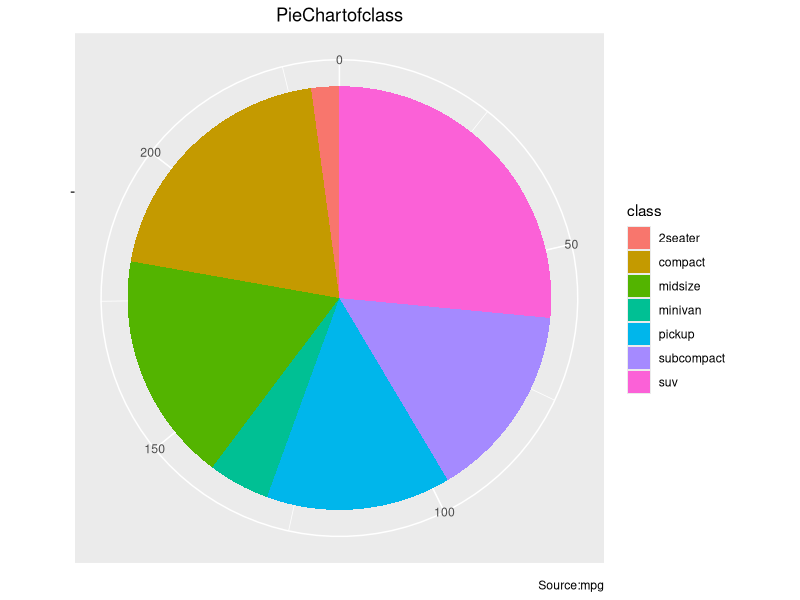
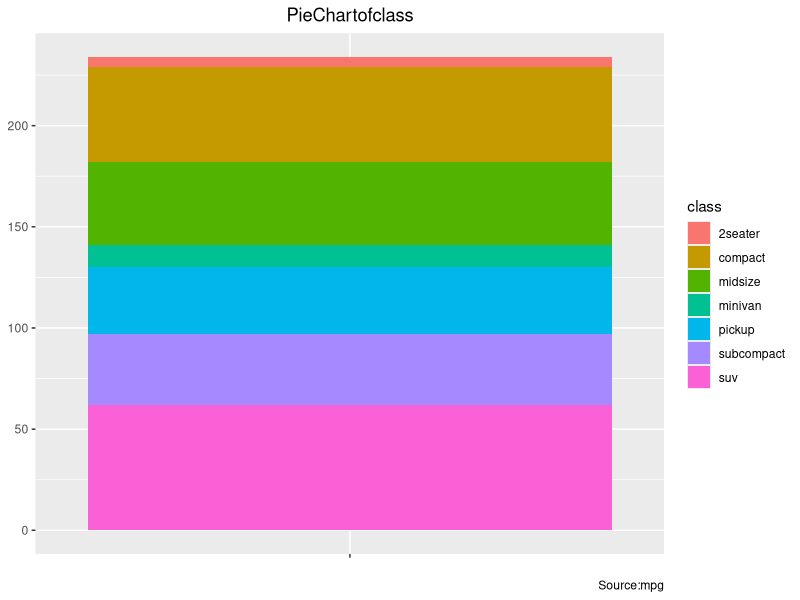
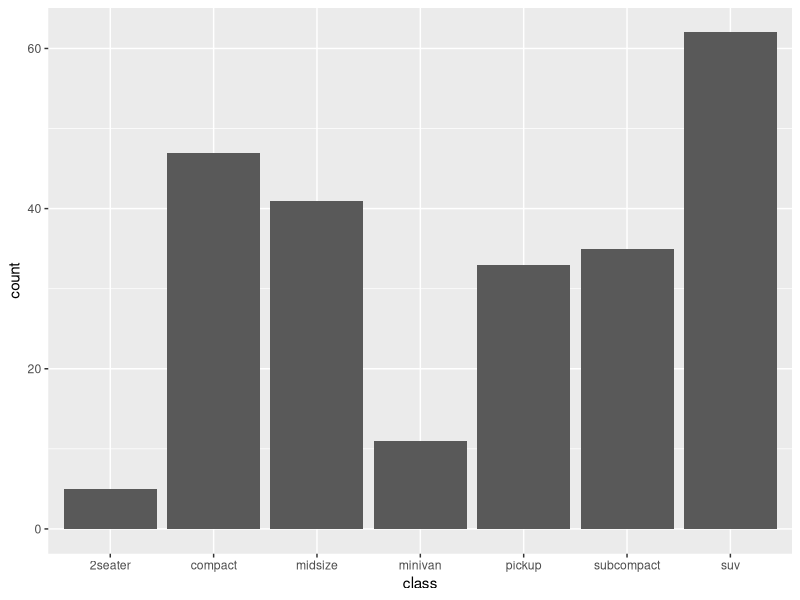
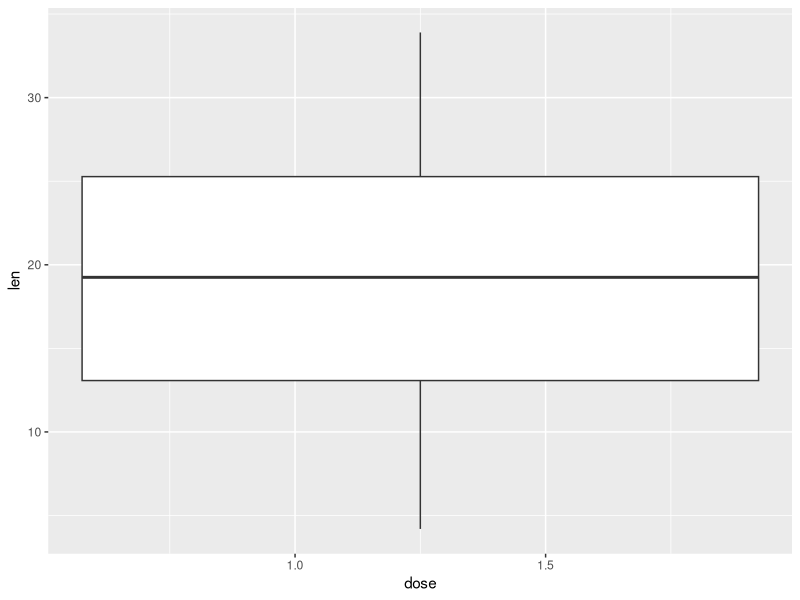
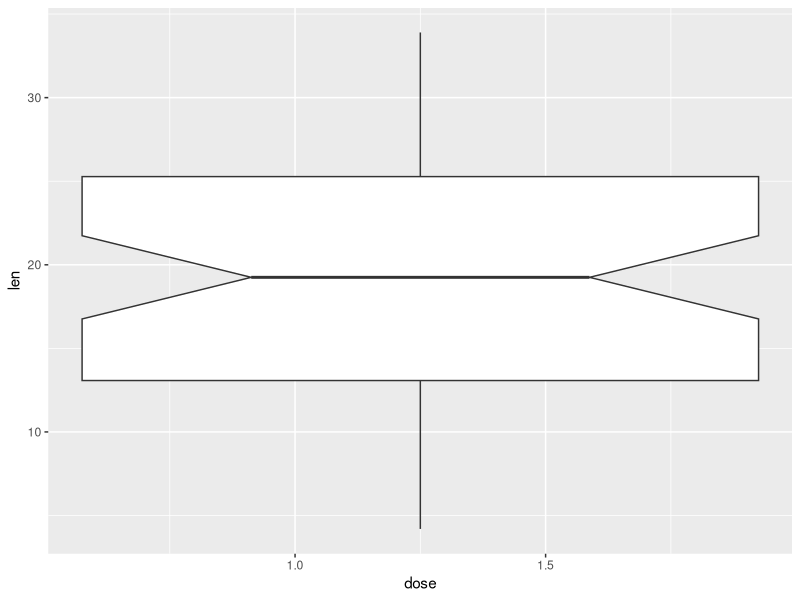
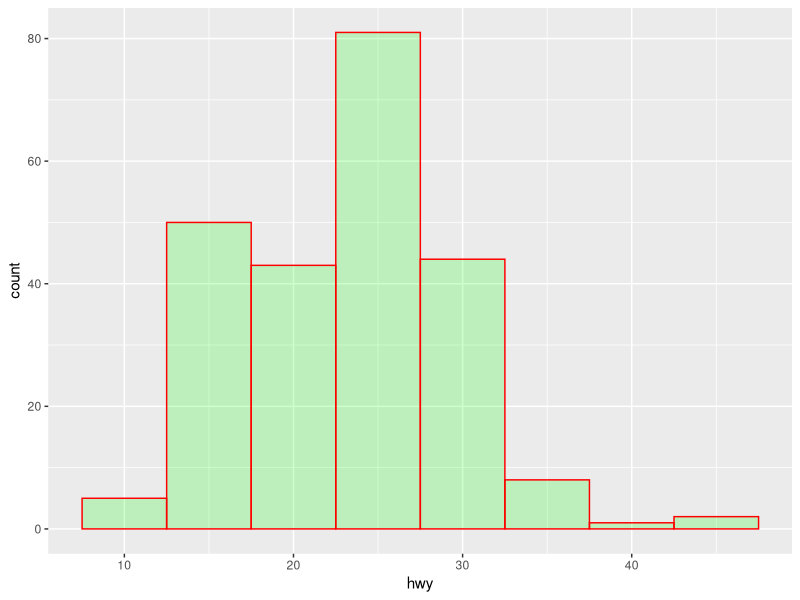
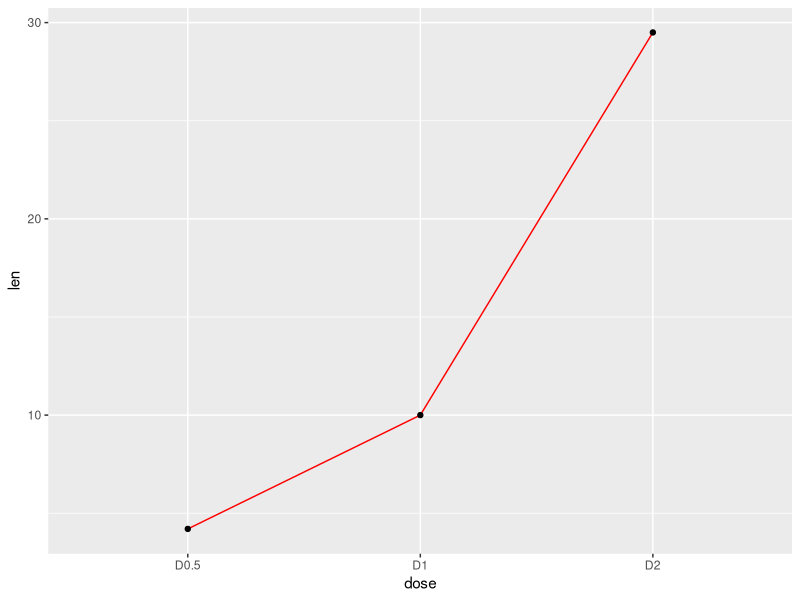
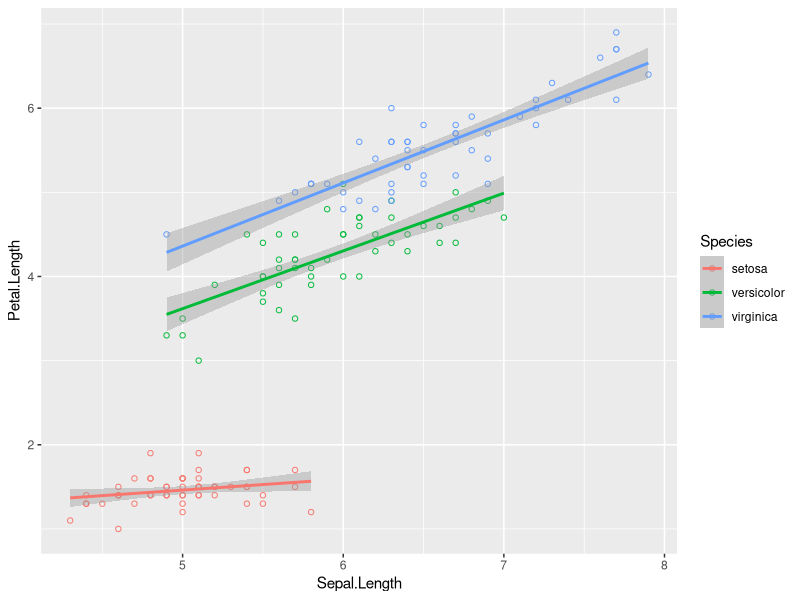

Generate these figures, in order, with R:
library(ggplot2) 
data(iris)

# Pie Chart
df <- as.data.frame(table(mpg$class))
colnames(df) <- c("class", "freq")

pie <- ggplot(df, aes(x = "", y=freq, fill =factor(class)))+geom_bar(width = 1, 
          stat = "identity")+theme(axis.line =element_blank(), 
          plot.title = element_text(hjust=0.5)) +labs(fill="class", x=NULL,
          y=NULL, title="PieChartofclass",caption="Source:mpg")
pie+coord_polar(theta="y") 
pie


#Bar Plot
p<-ggplot(mpg,aes(class)) 
p +geom_bar()


# Box Plot
p<- ggplot(ToothGrowth, aes(x=dose, y=len))+geom_boxplot()
p


# Rotate the box plot p +
coord_flip()


# Notched boxplot
ggplot(ToothGrowth, aes(x=dose, y=len)) + geom_boxplot(notch=TRUE)


# Histogram
ggplot(data=mpg, aes(x=hwy))+geom_histogram(col="red", fill="green", alpha =0.2, binwidth = 5)


#Line graph
df <- data.frame(dose=c("D0.5", "D1", "D2"), len=c(4.2, 10,29.5))
head(df)
ggplot(data=df, aes(x=dose, y=len, group=1))+geom_line(color="red")+geom_point()


# Scatter Plot
ggplot(iris, aes(Sepal.Length, Petal.Length,colour=Species))+geom_point(shape=1)+geom_smooth(method=lm)


#Frequency Polygon # ID
ID <- 1:200
# sample data
values<- rnorm(200,mean=65, sd=15) 
#dataframe
df<-data.frame(ID,values)
ggplot(df, aes(values)) +geom_freqpoly()